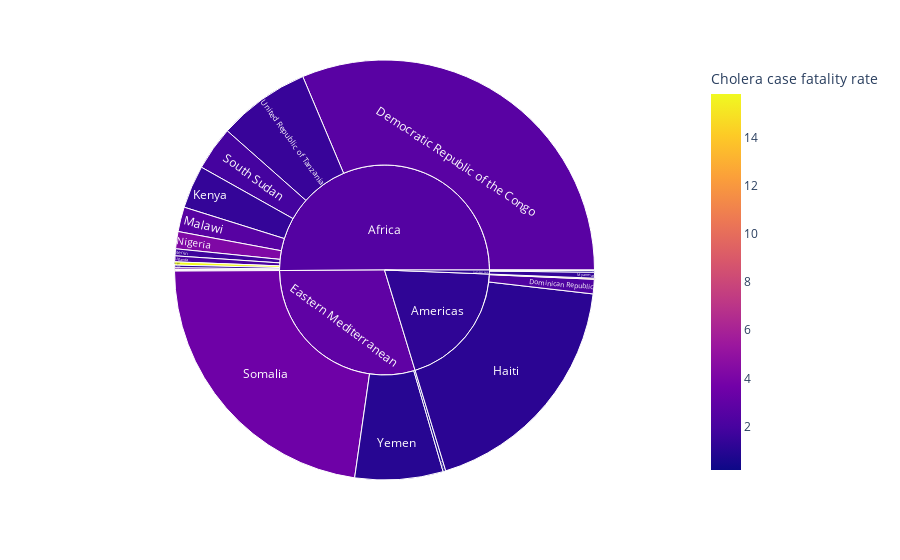

Source (notebook cell):
### Code cell
# we'll exclude the countries with fatality rate 0
fig = px.sunburst(df_16[df_16['Cholera case fatality rate']!=0], path=['WHO Region', 'Country'], \
                  color = 'Cholera case fatality rate',
                  values='Number of reported deaths from cholera',hover_data=['Cholera case fatality rate'])
fig.show()

### Figure 1 — Plotly figure (JSON) as saved in the notebook; plotly's stock layout.template omitted (floating-point values rounded to 4 significant figures)
{"data": [{"branchvalues": "total", "customdata": [[0.7, 0.7], [3.8, 3.8], [1.7, 1.7], [1.2, 1.2], [13.3, 13.3], [2.7, 2.7], [2.3, 2.3], [1.1, 1.1], [0.4, 0.4], [1.4, 1.4], [2.6, 2.6], [0.2, 0.2], [1.4, 1.4], [15.8, 15.8], [4.2, 4.2], [3.5, 3.5], [1.9, 1.9], [1.9, 1.9], [2.1, 2.1], [1.5, 1.5], [1, 1], [10, 10], [2.473, 2.473], [1.219, 1.219], [2.909, 2.909], [1.233, 1.233]], "domain": {"x": [0, 1], "y": [0, 1]}, "hovertemplate": "labels=%{label}<br>Number of reported deaths from cholera=%{value}<br>parent=%{parent}<br>id=%{id}<br>Cholera case fatality rate=%{color}<extra></extra>", "ids": ["Eastern Mediterranean/Afghanistan", "Africa/Angola", "Africa/Benin", "Africa/Burundi", "Americas/Congo", "Africa/Democratic Republic of the Congo", "Americas/Dominican Republic", "Americas/Haiti", "South-East Asia/India", "Africa/Kenya", "Africa/Malawi", "Africa/Mozambique", "South-East Asia/Myanmar", "Africa/Niger", "Africa/Nigeria", "Eastern Mediterranean/Somalia", "Africa/South Sudan", "South-East Asia/Thailand", "Africa/Uganda", "Africa/United Republic of Tanzania", "Eastern Mediterranean/Yemen", "Africa/Zimbabwe", "Africa", "Americas", "Eastern Mediterranean", "South-East Asia"], "labels": ["Afghanistan", "Angola", "Benin", "Burundi", "Congo", "Democratic Republic of the Congo", "Dominican Republic", "Haiti", "India", "Kenya", "Malawi", "Mozambique", "Myanmar", "Niger", "Nigeria", "Somalia", "South Sudan", "Thailand", "Uganda", "United Republic of Tanzania", "Yemen", "Zimbabwe", "Africa", "Americas", "Eastern Mediterranean", "South-East Asia"], "marker": {"coloraxis": "coloraxis", "colors": [0.7, 3.8, 1.7, 1.2, 13.3, 2.7, 2.3, 1.1, 0.4, 1.4, 2.6, 0.2, 1.4, 15.8, 4.2, 3.5, 1.9, 1.9, 2.1, 1.5, 1, 10, 2.473, 1.219, 2.909, 1.233]}, "name": "", "parents": ["Eastern Mediterranean", "Africa", "Africa", "Africa", "Americas", "Africa", "Americas", "Americas", "South-East Asia", "Africa", "Africa", "Africa", "South-East Asia", "Africa", "Africa", "Eastern Mediterranean", "Africa", "South-East Asia", "Africa", "Africa", "Eastern Mediterranean", "Africa", "", "", "", ""], "type": "sunburst", "values": [5, 3, 13, 5, 2, 759, 27, 447, 3, 80, 46, 2, 11, 6, 32, 548, 82, 1, 11, 172, 164, 1, 1212, 476, 717, 15]}], "layout": {"coloraxis": {"colorbar": {"title": {"text": "Cholera case fatality rate"}}, "colorscale": [[0, "#0d0887"], [0.1111, "#46039f"], [0.2222, "#7201a8"], [0.3333, "#9c179e"], [0.4444, "#bd3786"], [0.5556, "#d8576b"], [0.6667, "#ed7953"], [0.7778, "#fb9f3a"], [0.8889, "#fdca26"], [1, "#f0f921"]]}, "legend": {"tracegroupgap": 0}, "margin": {"t": 60}}}
